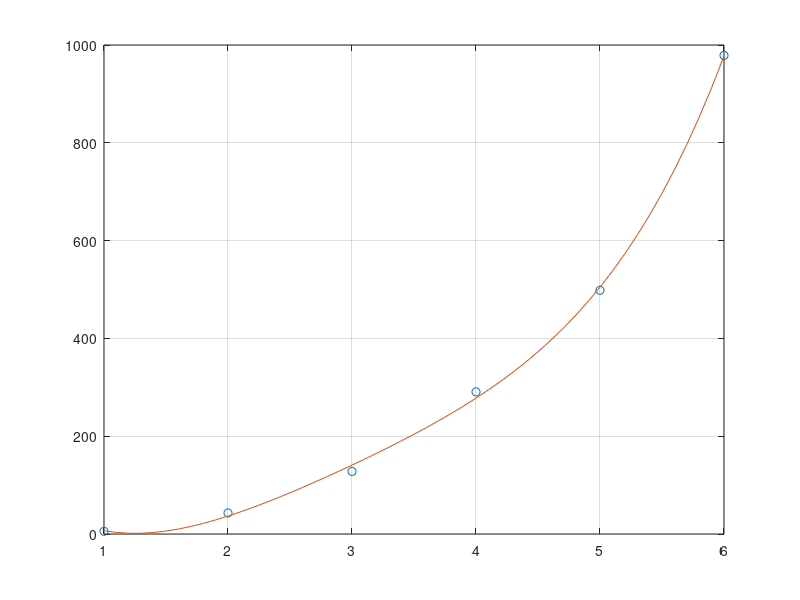

Source code (MATLAB):
% polynomial function >>> p = polyfit(x,y,n)
x = [1 2 3 4 5 6]; y = [5.5 43.1 128 290.7 498.4 978.67];   %data
p = polyfit(x,y,4)   %get the polynomial

% Compute the values of the polyfit estimate over a finer range, 
% and plot the estimate over the real data values for comparison:
x2 = 1:.1:6;          
y2 = polyval(p,x2);
plot(x,y,'o',x2,y2)
grid on